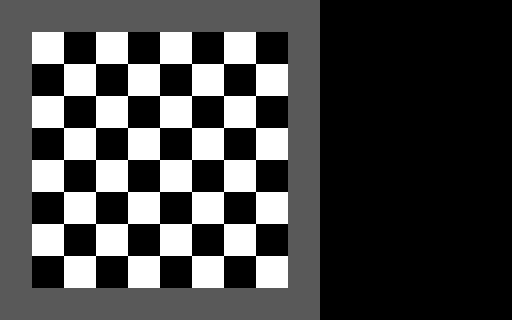

Below is a game level as drawn by its tile map, then a one-line description and the .tmx file that defines it, in full:
An orthogonal 16x10 tile map with 32x32 px tiles, 1 tile layer (Tile Layer 1).

<map version="1.0" orientation="orthogonal" renderorder="right-down" width="16" height="10" tilewidth="32" tileheight="32" nextobjectid="1">
 <tileset firstgid="1" name="cBoard32" tilewidth="32" tileheight="32" tilecount="9">
  <image source="cBoard32.png" trans="ffffff" width="96" height="96" />
 </tileset>
 <layer name="Tile Layer 1" width="16" height="10">
  <data encoding="csv">
1,1,1,1,1,1,1,1,1,1,0,0,0,0,0,0,
1,3,2,3,2,3,2,3,2,1,0,0,0,0,0,0,
1,2,3,2,3,2,3,2,3,1,0,0,0,0,0,0,
1,3,2,3,2,3,2,3,2,1,0,0,0,0,0,0,
1,2,3,2,3,2,3,2,3,1,0,0,0,0,0,0,
1,3,2,3,2,3,2,3,2,1,0,0,0,0,0,0,
1,2,3,2,3,2,3,2,3,1,0,0,0,0,0,0,
1,3,2,3,2,3,2,3,2,1,0,0,0,0,0,0,
1,2,3,2,3,2,3,2,3,1,0,0,0,0,0,0,
1,1,1,1,1,1,1,1,1,1,0,0,0,0,0,0
</data>
 </layer>
</map>